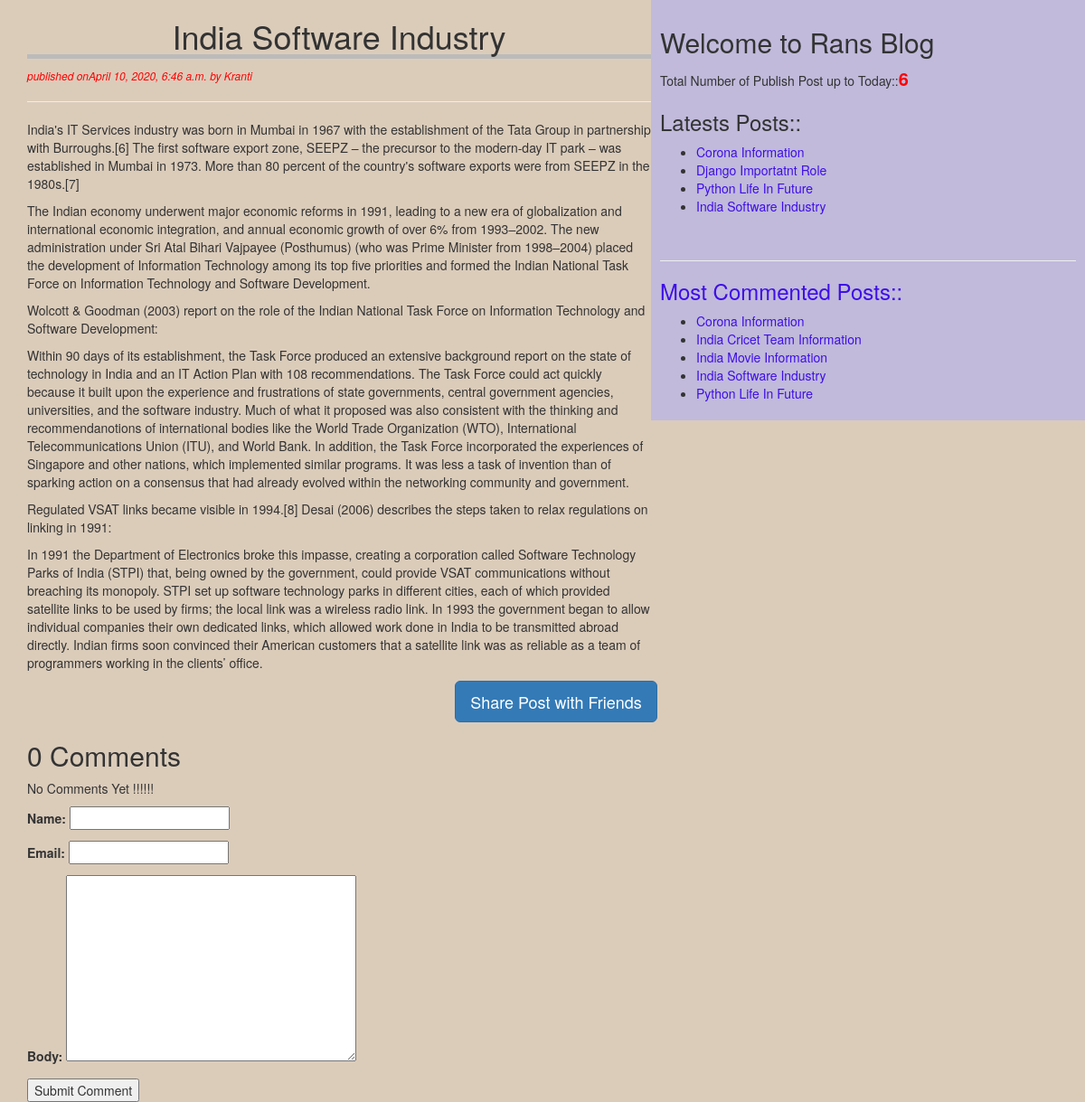
/detail/2020/4/10/india-software-industry, run on the app's committed database.
### blog/models.py (models this page shows, shortened)
class Post(models.Model):
    STATUS_CHOICES=(('draft','Draft'),('published','Published' ))
    title=models.CharField(max_length=256)
    slug=models.SlugField(max_length=264,unique_for_date='publish')
    author=models.ForeignKey(User,related_name='blog_posts',on_delete=models.DO_NOTHING)
    body=models.TextField()
    publish=models.DateTimeField(default=timezone.now)
    created=models.DateTimeField(auto_now_add=True)
    updated=models.DateTimeField(auto_now=True)
    status=models.CharField(max_length=10,choices=STATUS_CHOICES,default='draft')
    objects=CustomManager()
    tags=TaggableManager()
    class Meta:
        ordering=('-publish',)

### blog/views.py (the view)
# urls.py: path('detail/<int:year>/<int:month>/<int:day>/<slug:post>', views.post_detail_view),
def post_detail_view(request,year,month,day,post):
    post=get_object_or_404(Post,slug=post,
                                status='published',
                                publish__year=year,
                                publish__month=month,
                                publish__day=day)
    comments=post.comments.filter(active=True)
    csubmit=False
    if request.method=='POST':
        form=CommentForm(request.POST)
        if form.is_valid():
            new_comment=form.save(commit=False)
            new_comment.post=post
            new_comment.save()
            csubmit=True
    else:
        form=CommentForm()
    return render(request,'blog/post_detail.html',{'post':post,'form':form,'csubmit':csubmit,'comments':comments})

### blog/forms.py
class CommentForm(forms.ModelForm):
    class Meta:
        model=Comment
        fields=('name','email','body')

### blog/models.py (called while the page is built)
    def get_queryset(self):
        return super().get_queryset().filter(status='published')

### blog/templatetags/blog_tags.py (called while the page is built)
@register.simple_tag(name='my_tag')
def total_posts():
    return Post.objects.count()

@register.inclusion_tag('blog/latest_posts123.html')
def show_latest_posts():
    latest_posts=Post.objects.order_by('-publish')[:4]
    return {'latest_posts':latest_posts}

@register.simple_tag
def get_most_commented_posts(count=5):
    return Post.objects.annotate(total_comments=Count('comments')).order_by('-total_comments')[:count]

### template/blog/post_detail.html (shortened to what this page needs)
<!DOCTYPE html>
{%extends 'blog/base.html'%}
{%block content%}
    <h1>{{post.title}}</h1>
    <p id='date'>  published on{{post.publish}} by {{post.author|title}}</p><hr>
    {{post.body|linebreaks}}
    <div class="container" align='center'>
    <a href="/share/{{post.id}}"class = 'btn btn-primary btn-lg'>Share Post with Friends</a>
    </div>
    <h2>{{comments.count}} Comment{{comments.count|pluralize}}</h2>
    {%if comments%}
      {%for comment in comments%}
      <p>Comment {{forloop.counter}} by {{comment.name}} on {{comment.created}}</p><hr>
      <div class="cb">
        {{comment.body|linebreaks}}
      </div>
      {%endfor%}
      {%else%}
      <p>No Comments Yet !!!!!!</p>
      {%endif%}
      {% if csubmit %}
      <h2>Comment Added Successfully</h2>
      {%else%}
      <form class="" method="post">
      {{form.as_p}}
      <input type="submit" name="" value="Submit Comment">
      </form>
      {%endif%}
    {%endblock%}

### template/blog/base.html (shortened to what this page needs)
<!DOCTYPE html>
{%load blog_tags%}
{%load static%}
<html lang="en" dir="ltr">
  <head>
    <link rel="stylesheet" href="https://stackpath.bootstrapcdn.com/bootstrap/3.4.1/css/bootstrap.min.css"
>
<link rel="stylesheet" href="{%static "css/blog.css" %}">
  </head>
  <body>
      <div class="content">
        {%block content%}
        {%endblock%}
    </div>
    <div class='sidebar'>
      <h2>Welcome to Rans Blog</h2>
      <p>Total Number of Publish Post up to Today::<span id='pcount'>{%my_tag%}</span></p>
      <h3>Latests Posts::</h3>{%show_latest_posts%} <br>
      <hr>
      <h3>Most Commented Posts::</h3>
      {%get_most_commented_posts as most_commented_posts%}
      <ul>
        {%for post in most_commented_posts%}
        <li><a href="/detail/{{post.publish.year}}/{{post.publish.month}}/{{post.publish.day}}/{{post.slug}}">{{post.title}}</li>
          {%endfor%}
      </ul>
    </div>
  </body>
</html>

### template/blog/latest_posts123.html
<ul>
  {%for post in latest_posts%}
  <li><a href="/detail/{{post.publish.year}}/{{post.publish.month}}/{{post.publish.day}}/{{post.slug}}">{{post.title}}</li>
  {%endfor%}
</ul>

### static/css/blog.css (style rules this page uses)
.content { width: 60%; float:left; padding: 0 0 0 30px; background: #dbccba; }
.sidebar { width: 40%; float: right; padding: 10px; background: #c1badb; }
h1 { text-align: center; border-bottom: 5px solid #bbb; }
body { background-color: #dbccba; }
#pcount { font-size: 20px; color: red; font-weight: bold; }
#date { color: red; font-size: 12px; font-style: italic; }
a { color: #3d0ee8; }

### data on the page
Post: title "India Software Industry", publish "April 10, 2020, 6:46 a.m.", author "Kranti", body "India's IT Services industry was born in Mumbai in 1967 with the establishment of the Tata Group in partnership with Burroughs.[6] The first software export zone, SEEPZ – the precursor to the modern-day IT park – was established in Mumbai in 1973. More than 80 percent of the country's software exports were from SEEPZ in the 1980s.[7] The Indian economy underwent major economic reforms in 1991, leading to a new era of globalization and international economic integration, and annual economic growth of over 6% from 1993–2002. The new administration under Sri Atal Bihari Vajpayee (Posthumus) (who was Prime Minister from 1998–2004) placed the development of Information Technology among its top…"
Post: title "Corona Information"
Post: title "Django Importatnt Role"
Post: title "Python Life In Future"
Post: title "India Cricet Team Information"
Post: title "India Movie Information"

### other printed values
{{ comments.count }} "0"
